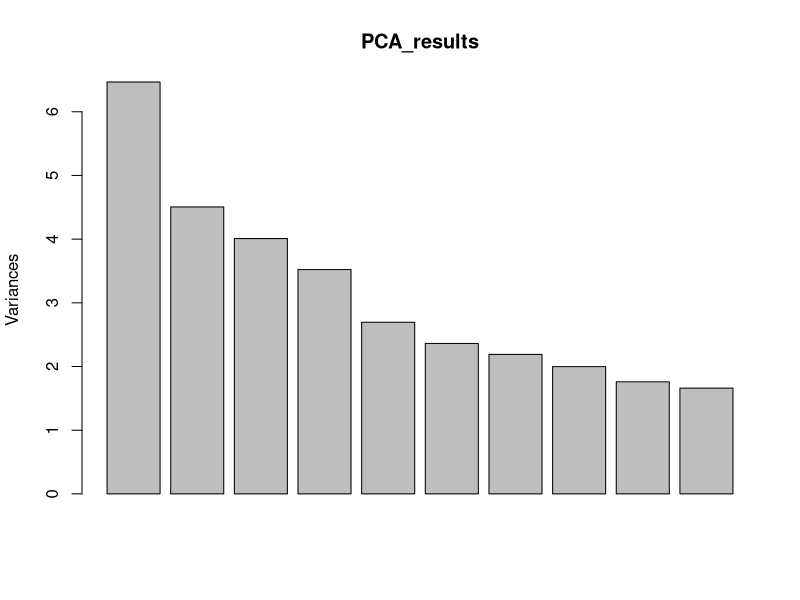
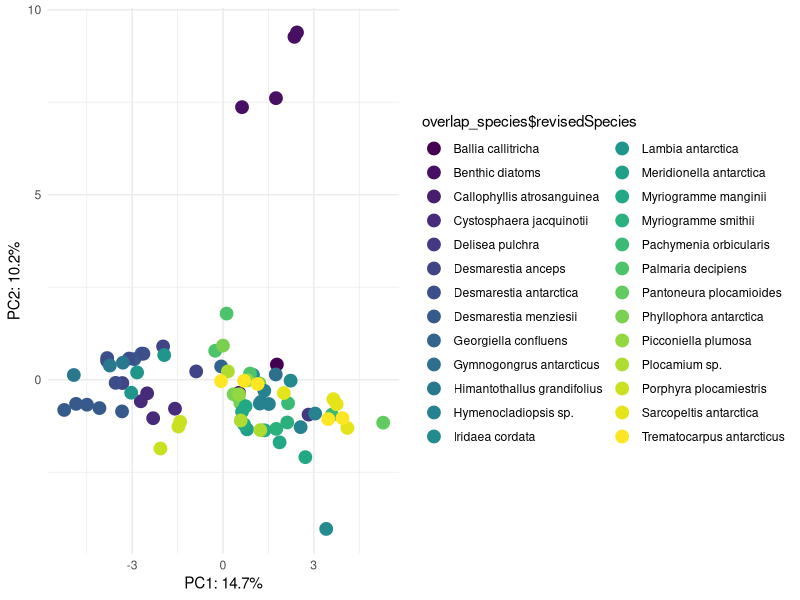
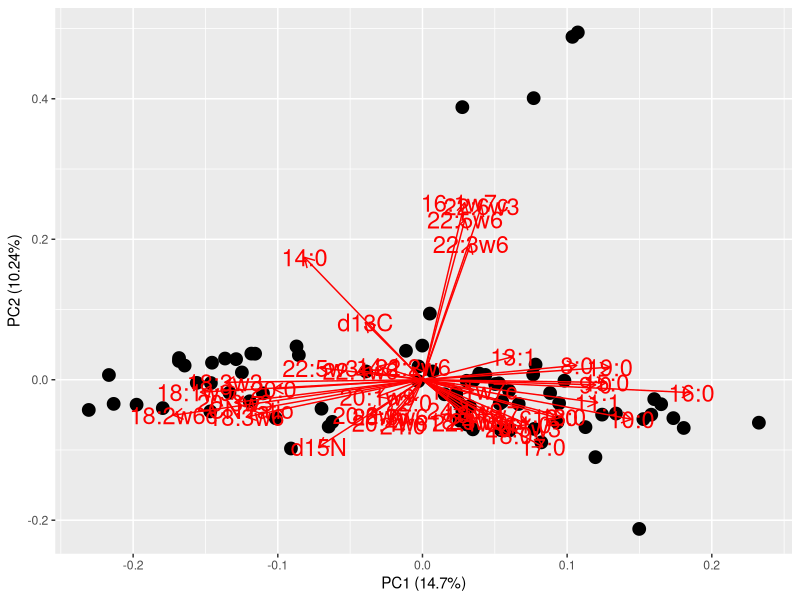

R code for these plots, in order: (Note: this script raises an error after producing the figures.)
#++++++++++++++++++++++++++++++++++++++++++++++++++++++++++++++++++++++++++++++++++
#                                                                                ##
# Antarctica Algae FA Bsides SI Analyses                                         ##
# Script Created 2023-03-21                                                      ##
# Data source: Antarctic Gradients 2019                                          ##
# R code prepared by Ross Whippo                                                 ##
# Last updated 2023-03-21                                                        ##
#                                                                                ##
#++++++++++++++++++++++++++++++++++++++++++++++++++++++++++++++++++++++++++++++++++

# SUMMARY:

# Script to generate descriptive statistical summaries of bside fatty acid and
# stable isotope data from Antarctic Gradients 2019 project. 


# Required Files (check that script is loading latest version):
# Whippo_FA_extraction_log.csv
# gradients2019_bsides_FASI_QAQC.csv


# Associated Scripts:
# FA_bsides_SI_data_pipeline.R

# TO DO 
# 

# +++++++++++++++++++++++++++++++++++++++++++++++++++++++++++++++++++++++++++++++++
# TABLE OF CONTENTS                                                            ####
#                                                                                 +
# RECENT CHANGES TO SCRIPT                                                        +
# LOAD PACKAGES                                                                   +
# READ IN AND PREPARE DATA                                                        +
# DATA SUMMARY                                                                    +
#                                                                                 +
#++++++++++++++++++++++++++++++++++++++++++++++++++++++++++++++++++++++++++++++++++

#++++++++++++++++++++++++++++++++++++++++++++++++++++++++++++++++++++++++++++++++++
# RECENT CHANGES TO SCRIPT                                                     ####
#++++++++++++++++++++++++++++++++++++++++++++++++++++++++++++++++++++++++++++++++++

# 2023-03-21 Script created from FA_descriptive_stats.R

#++++++++++++++++++++++++++++++++++++++++++++++++++++++++++++++++++++++++++++++++++
# LOAD PACKAGES                                                                ####
#++++++++++++++++++++++++++++++++++++++++++++++++++++++++++++++++++++++++++++++++++

library(tidyverse) # data cleanup
library(vegan) # 'community' analyses
library(viridis) # color palette
library(psych) # pairs panel
library(ggfortify) # PCA visualizations

#++++++++++++++++++++++++++++++++++++++++++++++++++++++++++++++++++++++++++++++++++
# READ IN AND PREPARE DATA                                                     ####
#++++++++++++++++++++++++++++++++++++++++++++++++++++++++++++++++++++++++++++++++++


# Read in all core species from data pipeline
all_species <- read_csv("Data/Biomarkers/FattyAcids/gradients2019_bsides_FASI_QAQC.csv")


# Create simplified long dataset for analysis, remove non-overlapping samples
long_species <- all_species %>%
  select(ProjID, siteName, revisedSpecies, `Ice cover (NIC-Midpoint-Annual)`,
         targetFA, `CN ratio`:`20:4`) %>%
  filter(targetFA == "standards", !is.na(`CN ratio`)) %>%
  pivot_longer(cols = `CN ratio`:`20:4`, names_to = 'marker', values_to = 'value')

# create wide dataset, remove non-overlapping samples
overlap_species <- all_species %>%
  filter(targetFA == "standards", !is.na(`CN ratio`)) %>%
  select_if(~ !is.numeric(.) || sum(., na.rm = TRUE) != 0)
  



#++++++++++++++++++++++++++++++++++++++++++++++++++++++++++++++++++++++++++++++++++
# DATA SUMMARY                                                                 ####
#++++++++++++++++++++++++++++++++++++++++++++++++++++++++++++++++++++++++++++++++++




###### All algal species analyses



### PERMANOVA 

# algal FA for adonis
marker_only <- overlap_species %>%
  select(`CN ratio`:`24:1w9`) 

adonis(abs(marker_only) ~ revisedSpecies, data = overlap_species, method = 'bray', na.rm = TRUE)

# PCA


# run PCA
PCA_results <-  prcomp(overlap_species[,c(20:63)], scale = TRUE)
PCA_results$rotation <- -1*PCA_results$rotation
PCA_results$rotation
#reverse the signs of the scores
PCA_results$x <- -1*PCA_results$x
#display the first six scores
head(PCA_results$x)

# plot how much variance
plot(PCA_results)

# calc variance explained
var_explained <- PCA_results$sdev^2/sum(PCA_results$sdev^2)

# biplot of 2 most important axes
PCA_results$x %>% 
  as.data.frame %>%
  ggplot(aes(x=PC1,y=PC2)) + geom_point(aes(color=overlap_species$revisedSpecies),size=4) +
#  geom_text(
#    label=overlap_species$revisedSpecies,
#    nudge_x=2, nudge_y=1,
#    check_overlap=T
#  ) +
  theme_minimal() +
  scale_color_viridis(discrete = TRUE) +
  labs(x=paste0("PC1: ",round(var_explained[1]*100,1),"%"),
       y=paste0("PC2: ",round(var_explained[2]*100,1),"%"))

autoplot(PCA_results, loadings = TRUE, loadings.label = TRUE, loadings.label.size = 6, size = 4)




# MDS ALGAE


# select EPA, ARA, SDA, PAL, OLE, LIN, VAC, and dominant sats (16, 18) 
sub_wide <- grad_conc_wide %>% # fix 16:0 error in inverts
  select(genusSpecies, FAsampleName, "14:0", "16:0", "16:1w7c", "18:0", "18:1w7c", "18:3w3", "18:4w3c", "18:1w9c", "20:4w6", "20:5w3")
sub_wide_trans <- (sub_wide[,3:12])
sub_wide_trans <- bind_cols(sub_wide[1:2], sub_wide_trans)

batch_1_2_MDS <- metaMDS(sub_wide_trans[3:12], autotransform = TRUE, distance = "clark")
batch_1_2_MDS_points <- batch_1_2_MDS$points
batch_1_2_MDS_points <- data.frame(batch_1_2_MDS_points)
plot_data_batch_1_2 <- data.frame(batch_1_2_MDS_points, sub_wide[,1])

library(plyr)
# create the list of points that will connect the 'hulls' together from your nMDS point data
chulls_tax <- ddply(plot_data_batch_1_2, .(genusSpecies), function(df) df[chull(df$MDS1, df$MDS2), ])
# DETACH PLYR so it won't mess with anything!
detach(package:plyr)

# create vectors to plot over MDS
scrs <- as.data.frame(scores(batch_1_2_MDS, display = "sites"))
scrs <- cbind(scrs, genusSpecies = sub_wide_trans$genusSpecies)

vf <- envfit(batch_1_2_MDS, sub_wide_trans[3:12], perm = 999)

spp.scrs <- as.data.frame(scores(vf, display = "vectors"))
spp.scrs <- cbind(spp.scrs, FA = rownames(spp.scrs))
spp.scrs <- spp.scrs %>%
  rename(MDS1 = NMDS1,
         MDS2 = NMDS2)

# MDS FOR ITRS - Aaron

ggplot(plot_data_batch_1_2, aes(x=MDS1, y=MDS2)) +
  coord_fixed() +
  geom_point(size = 4, aes(color = genusSpecies)) + # set size of points to whatever you want
  scale_color_viridis(discrete = TRUE, end = 0.9, name = "Algal Species") + # my favorite color-blind and b&w friendly palette, look at the viridis package for more details
  # geom_segment(data = spp.scrs,
  #            aes(x = 0, xend = MDS1, y = 0, yend = MDS2),
  #            arrow = arrow(length = unit(0.25, "cm")), color = "grey") +
  # geom_text(data = spp.scrs, aes(label = FA), 
  #         size = 3) +
  # geom_polygon(data = chulls_tax,
  #            aes(x = MDS1, y = MDS2, color = genusSpecies), 
  #            fill = NA) + # optional 'hulls' around points
  theme_classic() + # optional, I just like this theme
  annotate("text", x = 1, y = 1, label = "3D Stress = 0.17") 



# MDS INVERTS

# pivot data wide for mds
grad_conc_wide_invert <- long_inverts %>%
  select(FA, genusSpecies, proportion, FAsampleName) %>%
  pivot_wider(names_from = FA, values_from = proportion, values_fill = 0)

# select EPA, ARA, PAL, OLE, LIN, VAC, and dominant sats (16, 18), reduce inverts included
sub_wide_invert <- grad_conc_wide_invert %>% # fix 16:0 error in inverts
  select(genusSpecies, FAsampleName, "14:0", "16:0", "16:1w7c", "18:0", "18:1w7c", "18:3w3", "18:1w9c", "20:4w6", "20:5w3")
sub_wide_invert <- sub_wide_invert %>%
  filter(genusSpecies %in% c("Odontaster validus", 
                             "Cnemidocarpa sp.",
                             "Nacella concinna",
                             "Sterechinus neumayeri",
                             "Prostebbingia gracilis",
                             "Gondogeneia antarctica"))
sub_wide_trans_invert <- (sub_wide_invert[,3:11])
sub_wide_trans_invert <- bind_cols(sub_wide_invert[1:2], sub_wide_trans_invert)


batch_1_2_MDS_invert <- metaMDS(sqrt(sub_wide_trans_invert[3:11]), autotransform = TRUE, distance = "manhattan")
batch_1_2_MDS_points_invert <- batch_1_2_MDS_invert$points
batch_1_2_MDS_points_invert <- data.frame(batch_1_2_MDS_points_invert)
plot_data_batch_1_2_invert <- data.frame(batch_1_2_MDS_points_invert, sub_wide_invert[,1])

library(plyr)
# create the list of points that will connect the 'hulls' together from your nMDS point data
chulls_tax_invert <- ddply(plot_data_batch_1_2_invert, .(genusSpecies), function(df) df[chull(df$MDS1, df$MDS2), ])
# DETACH PLYR so it won't mess with anything!
detach(package:plyr)

# create vectors to plot over MDS
scrs_invert <- as.data.frame(scores(batch_1_2_MDS_invert, display = "sites"))
scrs_invert <- cbind(scrs_invert, genusSpecies = sub_wide_trans_invert$genusSpecies)

vf_invert <- envfit(batch_1_2_MDS_invert, sub_wide_trans_invert[3:11], perm = 999)

spp.scrs_invert <- as.data.frame(scores(vf_invert, display = "vectors"))
spp.scrs_invert <- cbind(spp.scrs_invert, FA = rownames(spp.scrs_invert))
spp.scrs_invert <- spp.scrs_invert %>%
  rename(MDS1 = NMDS1,
         MDS2 = NMDS2)

# MDS FOR ITRS - Aaron

ggplot(plot_data_batch_1_2_invert, aes(x=MDS1, y=MDS2)) +
  coord_fixed() +
  geom_point(size = 4, aes(color = genusSpecies)) + # set size of points to whatever you want
  scale_color_viridis(discrete = TRUE, end = 0.9, name = "Invert Species") + # my favorite color-blind and b&w friendly palette, look at the viridis package for more details
  # geom_segment(data = spp.scrs_invert,
  #           aes(x = 0, xend = MDS1, y = 0, yend = MDS2),
  #          arrow = arrow(length = unit(0.25, "cm")), color = "grey") +
  # geom_text(data = spp.scrs_invert, aes(label = FA), 
  #      size = 3) +
  # geom_polygon(data = chulls_tax_invert,
  #          aes(x = MDS1, y = MDS2, color = genusSpecies), 
  #         fill = NA) + # optional 'hulls' around points
  theme_classic() + # optional, I just like this theme
  annotate("text", x = -8, y = -9, label = "3D Stress = 0.08")  

# INVERT MDS w/ ICE COVER

site_sample_invert <- all_inverts %>%
  select(SiteID, FAsampleName, `NIC-Klein-Midpoint-Annual`)

invert_cover <- sub_wide_invert %>%
  left_join(site_sample_invert, by = "FAsampleName")

plot_data_batch_1_2_invert <- data.frame(batch_1_2_MDS_points_invert, invert_cover[,c(1,13)])

library(plyr)
# create the list of points that will connect the 'hulls' together from your nMDS point data
chulls_tax_invert <- ddply(plot_data_batch_1_2_invert, .(`NIC.Klein.Midpoint.Annual`), function(df) df[chull(df$MDS1, df$MDS2), ])
# DETACH PLYR so it won't mess with anything!
detach(package:plyr)

# create vectors to plot over MDS
scrs_invert <- as.data.frame(scores(batch_1_2_MDS_invert, display = "sites"))
scrs_invert <- cbind(scrs_invert, IceCover = invert_cover$`NIC-Klein-Midpoint-Annual`)

vf_invert <- envfit(batch_1_2_MDS_invert, sub_wide_trans_invert[3:11], perm = 999)

spp.scrs_invert <- as.data.frame(scores(vf_invert, display = "vectors"))
spp.scrs_invert <- cbind(spp.scrs_invert, FA = rownames(spp.scrs_invert))
spp.scrs_invert <- spp.scrs_invert %>%
  rename(MDS1 = NMDS1,
         MDS2 = NMDS2)

# plot_data_batch_1_2_invert$NIC.Klein.Midpoint.Annual <- as.character(plot_data_batch_1_2_invert$NIC.Klein.Midpoint.Annual)


ggplot(plot_data_batch_1_2_invert, aes(x=MDS1, y=MDS2)) +
  coord_fixed() +
  geom_point(size = 4, aes(color = `NIC.Klein.Midpoint.Annual`)) + # set size of points to whatever you want
  scale_color_viridis(discrete = FALSE, end = 0.9, name = "Ice Cover") + # my favorite color-blind and b&w friendly palette, look at the viridis package for more details
  #geom_segment(data = spp.scrs_invert,
  #           aes(x = 0, xend = MDS1, y = 0, yend = MDS2),
  #          arrow = arrow(length = unit(0.25, "cm")), color = "grey") +
  # geom_text(data = spp.scrs_invert, aes(label = FA), 
  #      size = 3) +
  # geom_polygon(data = chulls_tax_invert,
  #          aes(x = MDS1, y = MDS2, color = genusSpecies), 
  #         fill = NA) + # optional 'hulls' around points
  theme_classic() + # optional, I just like this theme
  annotate("text", x = -8, y = -9, label = "3D Stress = 0.08") 


# PAIRS PANELS OF FA

# all gradients site joining ALGAE

grad_site <- long_algae %>%
  mutate(site = str_sub(sample, 6, 7))

# create site/lat, and add gradient - taken from NIC-Klein-Midpoint-Annual (email from Chuck)
site <- c('02', '03', '04', '05', '07', '08', '09', '10', '11', '12', '13', '14', '15')
lat <- c(-67.5567, -68.1758, -68.6921, -67.5488, -66.0894, -65.5131, -65.1043, -64.9002, -64.7932, -64.7720, -66.0251, -64.7793, -65.2402)
grad <- c('71.5102', '68.61224', '87.67347', '57.87755', '58.36735', '73.95918', '53.5102', '36.12245', '41.10204', '37.26531', '76.77551', '41.06122', '62.85714')

site_lat <- data.frame(site, lat, grad)

all_site <- left_join(grad_site, site_lat, by = "site")
all_site$lat <- as.factor(all_site$lat)

# pivot data wide for pairs
all_site_wide <- all_site %>%
  select(FA, genusSpecies, proportion, sample, site, lat, grad) %>%
  pivot_wider(names_from = FA, values_from = proportion, values_fill = 0)
# remove zero columns
all_site_pairs <- all_site_wide %>%
  select(where(~ any(. != 0)))
# create mean values
all_site_means <- all_site_pairs %>%
  select(-c('site', 'sample')) %>%
  group_by(genusSpecies, lat) %>%
  summarise(across(everything(), mean))
# reduce number of FAs
all_site_reduced <- all_site_pairs %>% # switch between lat/grad for gradients here
  select(genusSpecies, grad, `14:0`, `16:0`, `16:1w7c`, `16:1w5c`, `18:0`, `18:1w7c`, `18:1w9c`, `18:2w6c`,`18:3w3`, `18:4w3c`, `20:0`, `20:4w6`, `20:5w3`, `22:0`) %>%
  #filter(genusSpecies == 'Plocamium cartilagineum')
  #filter(genusSpecies == 'Desmarestia menziesii')
  #filter(genusSpecies == 'Phyllophora antarctica')
  filter(genusSpecies == 'Himantothallus grandifolius')
#filter(genusSpecies == 'Myriogramme manginii')
pairs.panels(all_site_reduced[,2:16])


# FAs of lattitude interest (>|50| Pearson correlation [moderate or stronger]):
# (as of batch 5 for FAs - 
# `14:0`, `16:0...50`, `16:1w7c`, `16:1w5c`, `18:0`, `18:1w7c`, `18:1w9c`, 
# `18:2w6c`,`18:3w3`, `18:4w3c`, `20:0`, `20:4w6`, `20:5w3`, `22:0`)
#
## P. cartilagineum
#     22:0 = 0.63
## D. menziesii
#     20:5w3 = -0.58
## P. antarctica
#     22:0 = -0.58
#     20:5w3 = -0.53
#     20:0 = 0.58
#     18:3w3 = -0.52
#     16:1w5 = 0.87
## H. grandifolius
#     20:5w3 = -0.62
#     20:0 = 0.66
#     18:4w3 = -0.74
#     18:3w3 = -0.50
#     18:2w6 = 0.52
#     18:1w7 = -0.50
#     18:0 = -0.69
#     16:1w7 = 0.76
#     16:0 = 0.51

# FAs of gradient interest (>|50| Pearson correlation [moderate or stronger]):
# (as of batch 5 for FAs - 
# `14:0`, `16:0...50`, `16:1w7c`, `16:1w5c`, `18:0`, `18:1w7c`, `18:1w9c`, 
# `18:2w6c`,`18:3w3`, `18:4w3c`, `20:0`, `20:4w6`, `20:5w3`, `22:0`)
#
## D. menziesii
#     20:5w3 = 0.58
## P. antarctica
#     18:4w3 = 0.56
#     18:2w6 = 0.50
#     18:0 = 0.56
#     16:0 = -0.63
## H. grandifolius
#     20:5w3 = 0.89
#     20:0 = -0.67
#     18:4w3 = 0.96
#     18:3w3 = 0.77
#     18:1w9 = -0.51
#     18:1w7 = 0.58
#     18:0 = 0.64
#     16:1w7 = -0.99
#     16:0 = -0.83
#     14:0 = 0.52


# cluster analysis of FAs that are related
FA_dist <- vegdist(t(sub_wide_trans[3:12]))
FA_clust <- hclust(FA_dist, method="ward.D2") 

plot(FA_clust, las = 1, 
     main="Cluster diagram of algal fatty acids", 
     xlab="Sample", 
     ylab="Euclidean distance")


# cluster analysis of Algae that are related
Alg_dist <- vegdist(sub_wide_trans[3:12])
Alg_clust <- hclust(Alg_dist, method="ward.D2")
Alg_order <- data.frame(sub_wide_trans$species, Alg_clust$order)
Alg_order <- Alg_order[order(Alg_order$Alg_clust.order), ]

plot(Alg_clust, las = 1, 
     main="Cluster diagram of algae", 
     xlab="Sample", 
     ylab="Euclidean distance",
     label = Alg_order$sub_wide_trans.species)





# dotplot of final concentration by species by FA
ggplot(filter(long_algae, FA %in% c("14:0", "16:0", "16:1w7c", "18:0", "18:1w7c", "18:3w3", "18:4w3c", "18:1w9c", "20:4w6", "20:5w3")), 
       aes(x = FA, y = proportion, colour = genusSpecies)) +
  geom_point(size = 4, position = position_jitter(width = .1)) +
  geom_boxplot(data = long_algae %>% 
                 filter(FA %in% c("14:0", "16:0", "16:1w7c", "18:0", "18:1w7c", "18:3w3", "18:4w3c", "18:1w9c", "20:4w6", "20:5w3")), 
               aes(group = FA, y = proportion), color = "black", alpha = 0, show.legend = FALSE) +
  theme_classic() +
  scale_colour_viridis(discrete = TRUE, end = 0.9) +
  labs(x = "Fatty Acid", y = "Proportion of Total Fatty Acids") +
  scale_x_discrete(labels = c("14:0" = "MYR (14:0)",
                              "16:0" = "PAL (16:0)", 
                              "16:1w7c" = "PALO (16:1w7c)", 
                              "18:0" = "STE (18:0)",
                              "18:1w7c" = "VAC (18:1w7c)",
                              "18:3w3" = "LIN (18:3w3)",
                              "18:4w3c" = "SDA (18:4w3c)",
                              "18:1w9c" = "OLE (18:1w9c)", 
                              "20:4w6" = "ARA (20:4w6)", 
                              "20:5w3" = "EPA (20:5w3)")) +
  coord_flip()

# 18:1n7, 18:3n3 < 0.1, rest = 0.1 < other FA

# stacked barplot of percent contribution of each FA to total FA (dominant)
ggplot(filter(long_algae, FA %in% c("14:0", "16:0", "16:1w7c", "18:0", "18:1w7c", "18:3w3", "18:4w3c", "18:1w9c", "20:4w6", "20:5w3")) %>%
         group_by(genusSpecies, FA) %>%
         summarise(proportion = mean(proportion)) %>%
         ungroup(),
       aes(x = proportion, y = genusSpecies, fill = factor(FA, levels = c("14:0", "18:0", "16:1w7c", "18:1w7c", "18:3w3", "18:4w3c", "18:1w9c", "16:0", "20:5w3", "20:4w6")))) +
  geom_col(position = "stack", color = "black") +
  scale_fill_viridis(discrete = TRUE, option = "C") +
  theme_classic() +
  labs(fill = "Fatty Acid") +
  xlab("Mean Proportion of Total Fatty Acids") +
  ylab("Species")


## PAIRS PANEL INVERTS

grad_site <- long_inverts 

grad_site$SiteID <- grad_site$SiteID %>%
  recode('1' = '01',
         '2' = '02',
         '3' = '03',
         '4' = '04',
         '5' = '05',
         '6' = '06',
         '7' = '07',
         '8' = '08',
         '9' = '09',
         '10' = '10',
         '11' = '11',
         '12' = '12',
         '13' = '13',
         '14' = '14',
         '15' = '15')


# create site/lat, and add gradient - taken from NIC-Klein-Midpoint-Annual (email from Chuck)
SiteID <- c('01', '02', '03', '04', '05', '06', '07', '08', '09', '10', '11', '12', '13', '14', '15')
lat <- c(-65.94492, -67.5567, -68.1758, -68.6921, -67.5488, -66.87732, -66.0894, -65.5131, -65.1043, -64.9002, -64.7932, -64.7720, -66.0251, -64.7793, -65.2402)
grad <- c('56.44898', '71.5102', '68.61224', '87.67347', '57.87755', '82.89796', '58.36735', '73.95918', '53.5102', '36.12245', '41.10204', '37.26531', '76.77551', '41.06122', '62.85714')

site_lat <- data.frame(SiteID, lat, grad)

all_site <- left_join(grad_site, site_lat, by = "SiteID")
all_site$lat <- as.factor(all_site$lat)

# pivot data wide for pairs
all_site_wide <- all_site %>%
  select(FA, genusSpecies, proportion, FAsampleName, SiteID, lat, grad) %>%
  pivot_wider(names_from = FA, values_from = proportion, values_fill = 0)
# remove zero columns
all_site_pairs <- all_site_wide %>%
  select(where(~ any(. != 0)))
# create mean values
all_site_means <- all_site_pairs %>%
  select(-c('SiteID', 'FAsampleName')) %>%
  group_by(genusSpecies, lat) %>%
  summarise(across(everything(), mean))


# reduce number of FAs
all_site_reduced <- all_site_pairs %>% # switch between lat/grad for gradients here
  select(genusSpecies, grad,'16:1w7c', '18:1w7c', '18:1w9c', '18:2w6c', '20:0', '20:4w6', '22:0') %>%
  #filter(genusSpecies == 'Odontaster validus')
  #filter(genusSpecies == 'Nacella concinna')
  #filter(genusSpecies == 'Sterechinus neumayeri')
  #filter(genusSpecies == 'Neosmilaster georgianus')
  #filter(genusSpecies == 'Cnemidocarpa sp.')
  #filter(genusSpecies == 'Isotealia antarctica')
  #filter(genusSpecies == 'Perknaster fuscus')
  #filter(genusSpecies == 'Margarella antarctica')
  #filter(genusSpecies == 'Prostebbingia gracilis')
  filter(genusSpecies == 'Dendrilla membranosa')
#filter(genusSpecies == 'Gondogeneia antarctica')
pairs.panels(all_site_reduced[,2:9])


# FAs of gradient interest (>|50| Pearson correlation [moderate or stronger]):
# ('20:5w3', '18:4w3', '18:3w6', '18:3w3', '14:0', '16:0', '18:0',
# '16:1w7c', '18:1w7c', '18:1w9c', '18:2w6c', '20:0', '20:4w6', '22:0')
#
## S. neumayeri
#     20:4w6 = -0.50
#     22:0 = -0.53
## N. georgianus
#     14:0 = 0.50
## P. gracilis
#     16:0 = 0.70
#     22:0 = -0.77
## D. membranosa
#     18:4w3 = 0.77
#     18:3w3 = 0.56
#     14:0 = 0.65
#     18:0 = -0.84
#     16:1w7 = 0.72
#     18:1w9  = 0.55
#     18:2w6 = 0.53
#     20:0 = -0.59
#     20:4w6 = -0.54
#     22:0 = -0.55
## G. antarctica
#     16:1w7 = -0.53
#     18:3w6 = 0.68
#     14:0 = 0.72
## M. antarctica
#     20:4w6 = -0.56
# 

####
#<<<<<<<<<<<<<<<<<<<<<<<<<<END OF SCRIPT>>>>>>>>>>>>>>>>>>>>>>>>#

# SCRATCH PAD ####
algal_grad <- grad_conc_wide %>%
  select(genusSpecies, `NIC-Klein-Midpoint-Annual`, '14:0', '16:0', '16:1w7c', '18:0', '18:4w3c', '20:4w6', '20:5w3') %>%
  filter(genusSpecies %in% c("Desmarestia menziesii", "Phyllophora antarctica", "Himantothallus grandifolius"))
algal_grad_long <- algal_grad %>%
  pivot_longer(cols = `14:0`:`20:5w3`, names_to = 'FA', values_to = 'proportion')


algal_grad_long %>%
  ggplot(aes(`NIC-Klein-Midpoint-Annual`, proportion)) +
  geom_point() +
  geom_smooth(method = 'lm') +
  facet_wrap(FA ~ genusSpecies, scales = 'free', ncol = 3)
